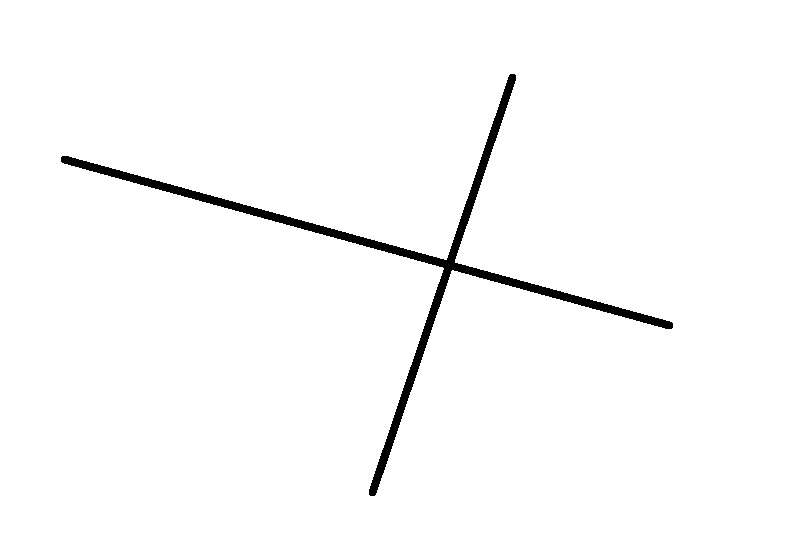
#> input picture test.jpg, 795 x 557 px
$ python thin_crosshair.py
#> lines starting #> are read from the running program, lines starting #| are printed output that depends on the picture; after the words box and inside, x2 and y2 are one past the last pixel; in counts of white or black regions, pixels touching at a corner belong together; long printed decimals are rounded
import cv2
import numpy as np
import math

def line_angle_deg(x1, y1, x2, y2):
    # angle of direction vector in degrees, range (-180, 180]
    return math.degrees(math.atan2((y2 - y1), (x2 - x1)))

def intersect_lines(l1, l2):
    # l = (x1, y1, x2, y2) infinite lines intersection
    x1, y1, x2, y2 = l1
    x3, y3, x4, y4 = l2

    # Solve using determinant form
    denom = (x1 - x2) * (y3 - y4) - (y1 - y2) * (x3 - x4)
    if abs(denom) < 1e-9:
        return None  # parallel or nearly parallel

    px = ((x1*y2 - y1*x2) * (x3 - x4) - (x1 - x2) * (x3*y4 - y3*x4)) / denom
    py = ((x1*y2 - y1*x2) * (y3 - y4) - (y1 - y2) * (x3*y4 - y3*x4)) / denom
    return (px, py)

def detect_crosshair(jpg_path, debug_out="debug_overlay.png"):
#> called with jpg_path = 'test.jpg', debug_out = 'overlay.png'
    img = cv2.imread(jpg_path, cv2.IMREAD_COLOR)
#> img is the input picture: shape (557, 795, 3); min 0, max 255, mean 250.1
    if img is None:
        raise FileNotFoundError(f"Could not read image: {jpg_path}")

    h, w = img.shape[:2]
#> h = 557; w = 795
    gray = cv2.cvtColor(img, cv2.COLOR_BGR2GRAY)

    # Contrast normalization (helps with uneven illumination)
    clahe = cv2.createCLAHE(clipLimit=2.0, tileGridSize=(8, 8))
    gray_eq = clahe.apply(gray)

    blur = cv2.GaussianBlur(gray_eq, (5, 5), 0)

    # Canny thresholds may need adjustment depending on your images
    edges = cv2.Canny(blur, threshold1=50, threshold2=150)
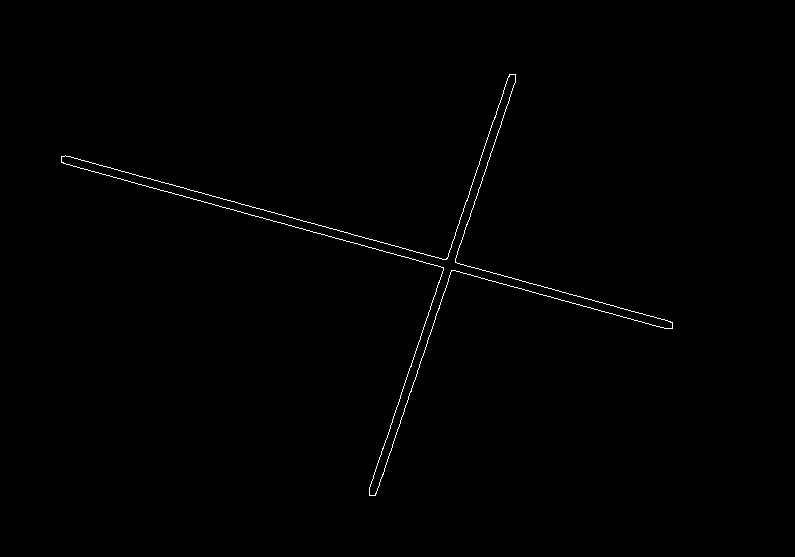
#> edges: shape (557, 795); 0.47% white in thin lines or dots, all inside (x1, y1, x2, y2) = (61, 74, 673, 496)

    # Hough line segments
    # Tune: minLineLength and maxLineGap depend on your crosshair size
    lines = cv2.HoughLinesP(edges, rho=1, theta=np.pi/180,
                            threshold=80, minLineLength=int(min(h, w)*0.2), maxLineGap=10)
#> lines = [[374, 495, 457, 254], [193, 199, 440, 266], [463, 273, 668, 328], [457, 263, 667, 320], [420, 336, 503, 93], [241, 204, 518, 279], [154, 180, 361, 236], [400, 395, 443, 270], [456, 255, 515, 81], [66, 164, 309, 230]]

    if lines is None or len(lines) < 2:
        return None

    # Flatten
    segs = [tuple(l[0]) for l in lines]
#> segs = [(374, 495, 457, 254), (193, 199, 440, 266), (463, 273, 668, 328), (457, 263, 667, 320), (420, 336, 503, 93), (241, 204, 518, 279), (154, 180, 361, 236), (400, 395, 443, 270), (456, 255, 515, 81), (66, 164, 309, 230)]

    # Score segments by length
    def seg_len(s):
#> called with s = (374, 495, 457, 254)
        x1, y1, x2, y2 = s
#> x1 = 374; y1 = 495; x2 = 457; y2 = 254
        return math.hypot(x2 - x1, y2 - y1)

    segs = sorted(segs, key=seg_len, reverse=True)
#> segs = [(241, 204, 518, 279), (420, 336, 503, 93), (193, 199, 440, 266), (374, 495, 457, 254), (66, 164, 309, 230), (457, 263, 667, 320), (154, 180, 361, 236), (463, 273, 668, 328), (456, 255, 515, 81), (400, 395, 443, 270)]

    # Pick best perpendicular pair among top K segments
    K = min(30, len(segs))
#> K = 10
    best = None
    best_score = -1

    for i in range(K):
        for j in range(i+1, K):
            a1 = line_angle_deg(*segs[i])
            a2 = line_angle_deg(*segs[j])
            # angle difference modulo 180
            d = abs(a1 - a2) % 180
            d = min(d, 180 - d)
            # want close to 90
            perp_err = abs(d - 90)

            if perp_err < 10:  # 10° tolerance for MVP; tighten later
                score = seg_len(segs[i]) + seg_len(segs[j]) - 5 * perp_err
                if score > best_score:
                    best_score = score
                    best = (segs[i], segs[j], a1, a2, d)
#> this loop made 10 passes
#> after the loop, best = ((241, 204, 518, 279), (420, 336, 503, 93), 15.15, -71.14, 86.29); best_score = 525.2

    if best is None:
        return None

    l1, l2, a1, a2, d = best
#> l1 = (241, 204, 518, 279); l2 = (420, 336, 503, 93); a1 = 15.15; a2 = -71.14; d = 86.29
    p = intersect_lines(l1, l2)
#> in intersect_lines, `x1, y1, x2, y2 = l1`: x1 = 241; y1 = 204; x2 = 518; y2 = 279
#> in intersect_lines, `x3, y3, x4, y4 = l2`: x3 = 420; y3 = 336; x4 = 503; y4 = 93
#> in intersect_lines, `denom = (x1 - x2) * (y3 - y4) - (y1 - y2) * (x3 - x4)`: denom = -73536
#> in intersect_lines, `px = ((x1*y2 - y1*x2) * (x3 - x4) - (x1 - x2) * (x3*y4 - y3*x4)) / denom`: px = 446.1
#> in intersect_lines, `py = ((x1*y2 - y1*x2) * (y3 - y4) - (y1 - y2) * (x3*y4 - y3*x4)) / denom`: py = 259.5
#> p = (446.1, 259.5)
    if p is None:
        return None

    cx, cy = p
#> cx = 446.1; cy = 259.5

    # Choose a consistent theta:
    # Here: take the line closer to horizontal as "theta"
    # Normalize angle to [-90, 90)
    def norm_angle(a):
#> called with a = 15.15
        a = (a + 90) % 180 - 90
#> a = 15.15
        return a

    a1n, a2n = norm_angle(a1), norm_angle(a2)
#> a1n = 15.15; a2n = -71.14
    theta = a1n if abs(a1n) <= abs(a2n) else a2n
#> theta = 15.15

    # Debug overlay
    overlay = img.copy()
    cv2.line(overlay, (l1[0], l1[1]), (l1[2], l1[3]), (0, 255, 0), 2)
    cv2.line(overlay, (l2[0], l2[1]), (l2[2], l2[3]), (0, 255, 0), 2)
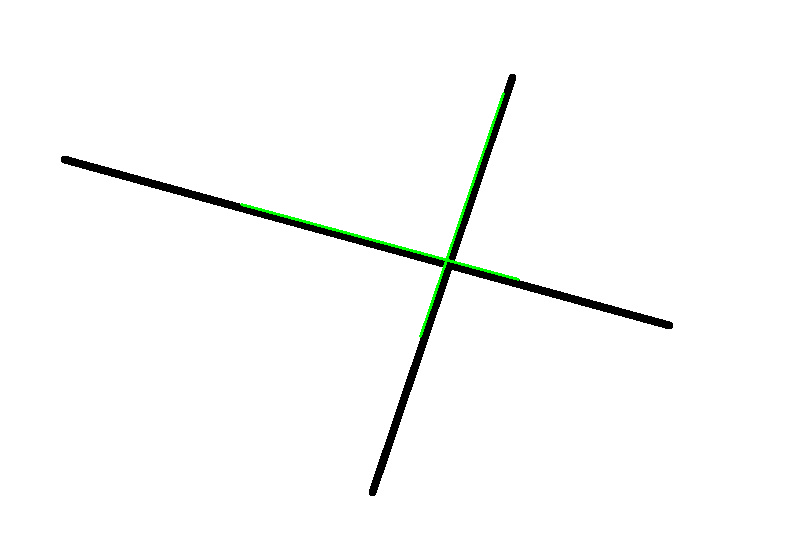
#> overlay: shape (557, 795, 3); mean B, G, R 249.7, 250.6, 249.7
    cv2.drawMarker(overlay, (int(round(cx)), int(round(cy))), (0, 0, 255),
                   markerType=cv2.MARKER_CROSS, markerSize=20, thickness=2)
#> overlay: shape (557, 795, 3); 0.03% of pixels changed, all inside (x1, y1, x2, y2) = (435, 249, 458, 272)
    cv2.imwrite(debug_out, overlay)

    return {
        "x": cx,
        "y": cy,
        "theta_deg": theta,
        "debug_image": debug_out
    }

result = detect_crosshair("test.jpg", debug_out="overlay.png")
#> result = {'x': 446.1, 'y': 259.5, 'theta_deg': 15.15, 'debug_image': 'overlay.png'}
print(result)
#| {'x': 446.117, 'y': 259.537, 'theta_deg': 15.150, 'debug_image': 'overlay.png'}
print(result["debug_image"])
#| overlay.png


# Example usage:
# result = detect_crosshair("test.jpg", debug_out="overlay.png")
# print(result)
